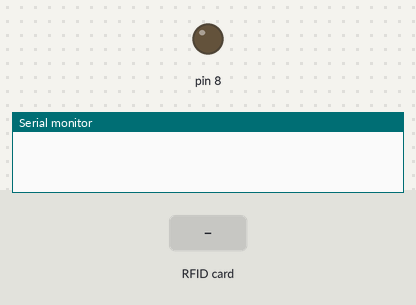
Bench run of a sketch on a simulated Arduino Uno, built with avr-gcc and run on an emulated ATmega328P. Parts: output pins drawn as LEDs (lit = HIGH), the last lines printed to the serial monitor. The inputs (shaded band) are chosen by the test bench. Pins used as bus, display or sensor lines are not drawn.

Above: at 1.2 s.
1.3 s: RFID card 5E 7A 19 C4 held to the reader
At 2.1 s:
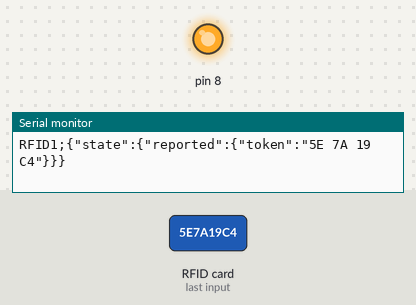
Timing chart, 0 to 5.8 s (numbered marks = the images above; inputs shaded):
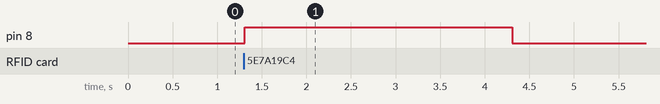

Measured:
- after the input at 1.3 s, pin 8: LOW → HIGH at once, → LOW 3.0 s later

The sketch:

RFIDLogger.ino
```cpp
// (licence header left out)
#include <SPI.h>
#include <MFRC522.h>

MFRC522 mfrc522(10, 9); // SS / RST

void setup()
{
	Serial.begin(115200);		// Initialize IoT gateway serial communication
	SPI.begin();			// Initialize SPI
	mfrc522.PCD_Init();		// Initialize RFID reader
 pinMode(8, OUTPUT);
}

void loop()
{
  // Check that we have a card to read
	if (!mfrc522.PICC_IsNewCardPresent() || !mfrc522.PICC_ReadCardSerial())
	{
		return;
	}

  writeToGateway(mfrc522.uid.uidByte, mfrc522.uid.size);
}

void writeToGateway(byte *uid, byte size)
{
  Serial.print("RFID1;{\"state\":{\"reported\":{\"token\":\"");
  for (byte i = 0; i < size; i++)
  {
    // Space separator for key parts
    if(i > 0)
    {
      Serial.print(" ");
    }

    // If only one digit then prefix with 0
    if(uid[i] < 0x10)
    {
      Serial.print("0");
    }

    // Write in hex
    Serial.print(uid[i], HEX);
  }
  Serial.print("\"}}}\n");

  // Light led for a while to prevent repeated read and give some indication on success
  digitalWrite(8, HIGH);
  delay(3000);
  digitalWrite(8, LOW);
}
```
